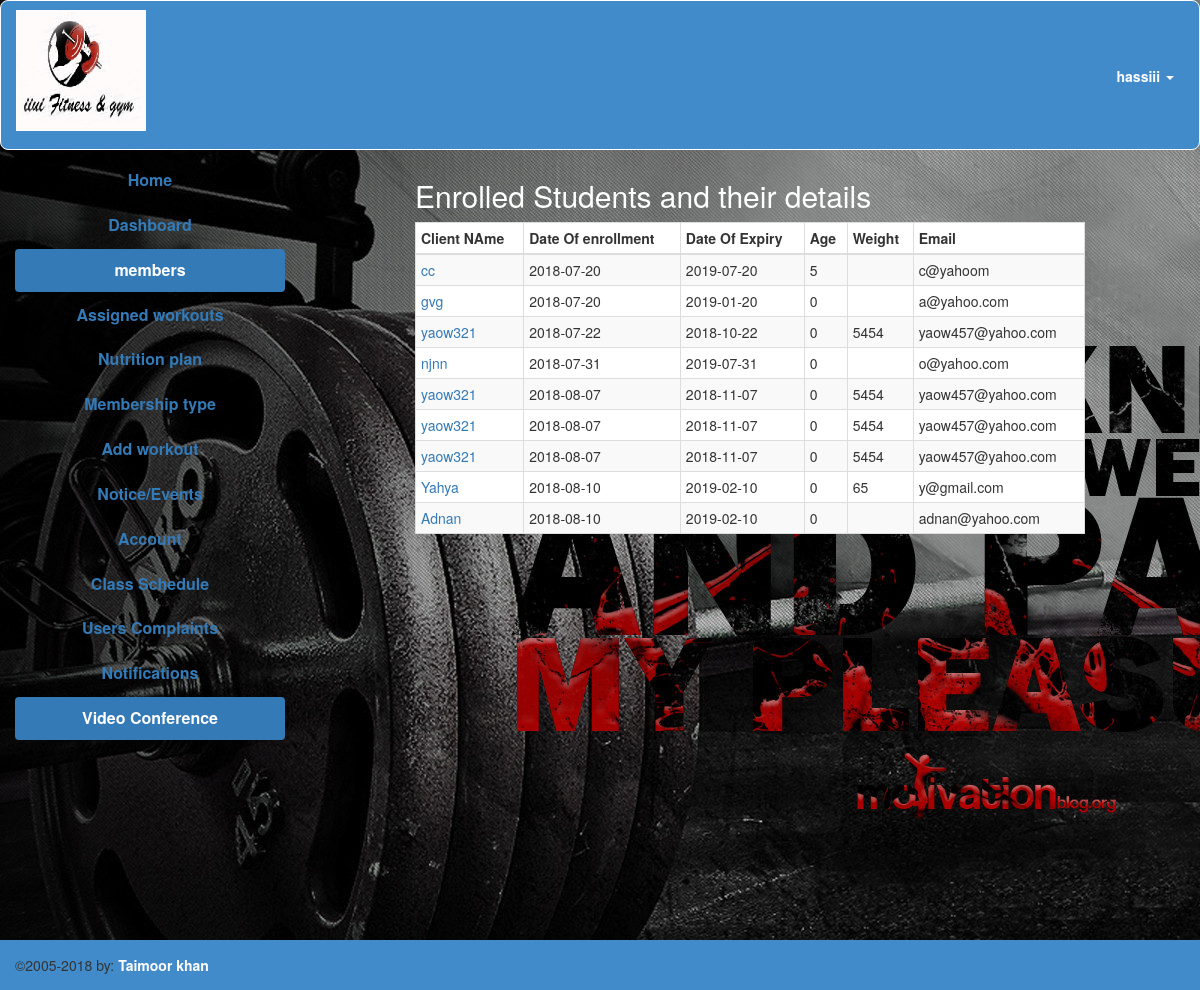
Page /stamina/FYP/Registerations/welcometrainer.php?members (signed in) on the committed database.
### tables this page shows
CREATE TABLE IF NOT EXISTS `enrolled` (
`id` int(10) NOT NULL,
  `uid` int(10) NOT NULL,
  `tid` int(11) NOT NULL,
  `doj` date NOT NULL,
  `ed` date NOT NULL
);

CREATE TABLE IF NOT EXISTS `users` (
`id` int(11) NOT NULL,
  `name` text NOT NULL,
  `uname` text NOT NULL,
  `password` varchar(100) NOT NULL,
  `email` varchar(100) NOT NULL,
  `cnic` text NOT NULL,
  `mobile` text NOT NULL,
  `address` text NOT NULL,
  `subtype` varchar(100) NOT NULL,
  `height` text NOT NULL,
  `weight` text NOT NULL,
  `img` text NOT NULL,
  `age` int(10) NOT NULL
);

### stamina/FYP/Registerations/members.php (the view)
<div>
  <h2 style="color: white">Enrolled Students and their details</h2>
  <table class="table table-bordered table-striped table-condensed table-responsive table-hover">
    <thead>
      <tr>
        <th>Client NAme</th>
        <th>Date Of enrollment</th>
         <th>Date Of Expiry</th>
         <th>Age</th>
         <th>Weight</th>
         <th>Email</th>
      </tr>
    </thead>
    <tbody>
    	       <?php
include 'db.php';
$y=$_SESSION['username'];
$control="SELECT id FROM trainer WHERE username='$y'";
$go=mysqli_query($con,$control);
$hy=mysqli_fetch_assoc($go);
  $ju=$hy['id'];
$i="SELECT uid,doj,ed FROM enrolled  WHERE tid=".$ju;
$runn=mysqli_query($con,$i);
while($row=mysqli_fetch_assoc($runn)){
  $userid=$row['uid'];
$again="SELECT age,weight,email from users where id='$userid'";
$exe=mysqli_query($con,$again);
       ?>
      <tr>
<?php
$zz=$row['uid'];
$fetched=mysqli_fetch_assoc($exe);
$AGE=$fetched['age'];
$WEIGHT=$fetched['weight'];
$EMAIL=$fetched['email'];
$new ="SELECT name from users where id='$zz'";
$now=mysqli_query($con,$new);
$result=mysqli_fetch_array($now,MYSQLI_ASSOC);
$uu=$result['name'];
?>
        <td> <a href="memdetails.php?ii=<?php echo $zz?>"><?php echo $uu ; ?></td>
        <td><?php echo $row['doj']; ?></td>
          <td><?php echo $row['ed'] ;?></td>
        <td><?php echo $AGE ?></td>
        <td><?php echo  $WEIGHT  ;?></td>
        <td><?php echo  $EMAIL  ;?></td>
      </tr>
      <?php
  }
      ?>
    </tbody>
  </table>
</div>

### stamina/FYP/Registerations/welcometrainer.php (style rules this page uses)
body { background-image: url(../images/logi.jpg); }
.right_content table { background: white; }
* { margin: 0; padding: 0; }
body,html { margin:0px; }

### rows in the picture
enrolled: uid.name "cc", doj "2018-07-20", ed "2019-07-20", uid.age "5", uid.email "c@yahoom"
enrolled: uid.name "gvg", doj "2018-07-20", ed "2019-01-20", uid.age "0", uid.email "a@yahoo.com"
enrolled: uid.name "yaow321", doj "2018-07-22", ed "2018-10-22", uid.age "0", uid.weight "5454", uid.email "yaow457@yahoo.com"
enrolled: uid.name "njnn", doj "2018-07-31", ed "2019-07-31", uid.age "0", uid.email "o@yahoo.com"
enrolled: uid.name "yaow321", doj "2018-08-07", ed "2018-11-07", uid.age "0", uid.weight "5454", uid.email "yaow457@yahoo.com"
enrolled: uid.name "yaow321", doj "2018-08-07", ed "2018-11-07", uid.age "0", uid.weight "5454", uid.email "yaow457@yahoo.com"
enrolled: uid.name "yaow321", doj "2018-08-07", ed "2018-11-07", uid.age "0", uid.weight "5454", uid.email "yaow457@yahoo.com"
enrolled: uid.name "Yahya", doj "2018-08-10", ed "2019-02-10", uid.age "0", uid.weight "65", uid.email "y@gmail.com"
enrolled: uid.name "Adnan", doj "2018-08-10", ed "2019-02-10", uid.age "0", uid.email "adnan@yahoo.com"

### other values in the picture
$ui "hassiii"
